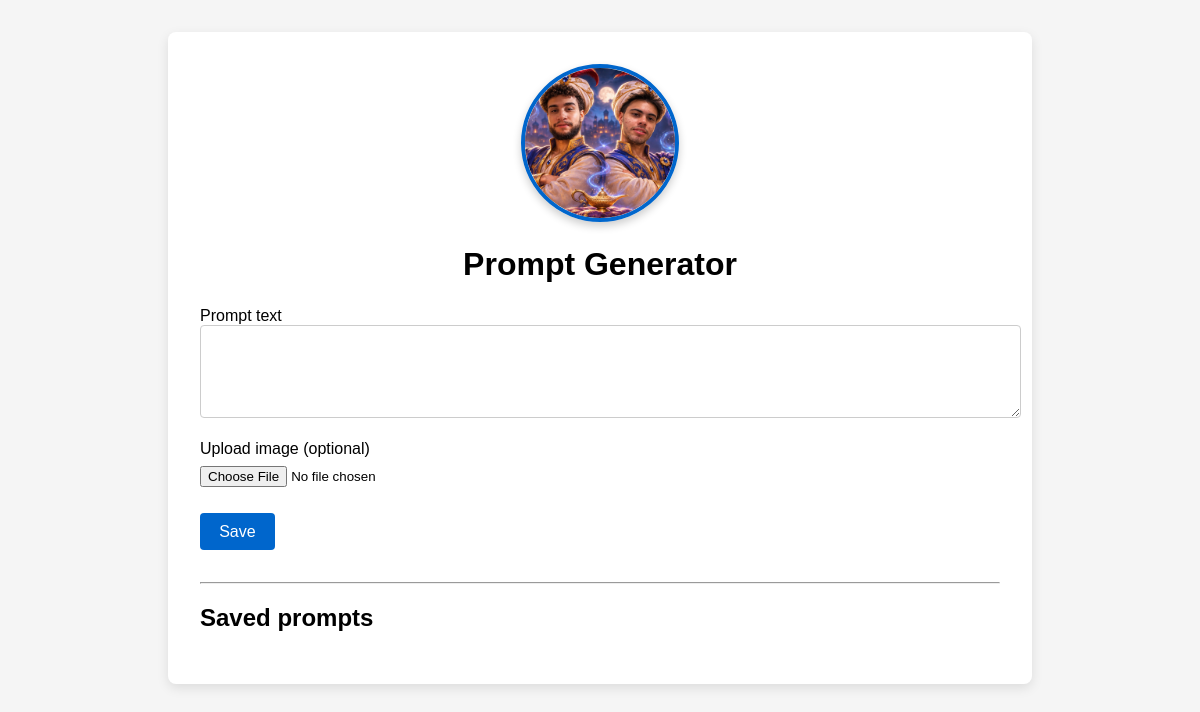
Before: / with the older database file.
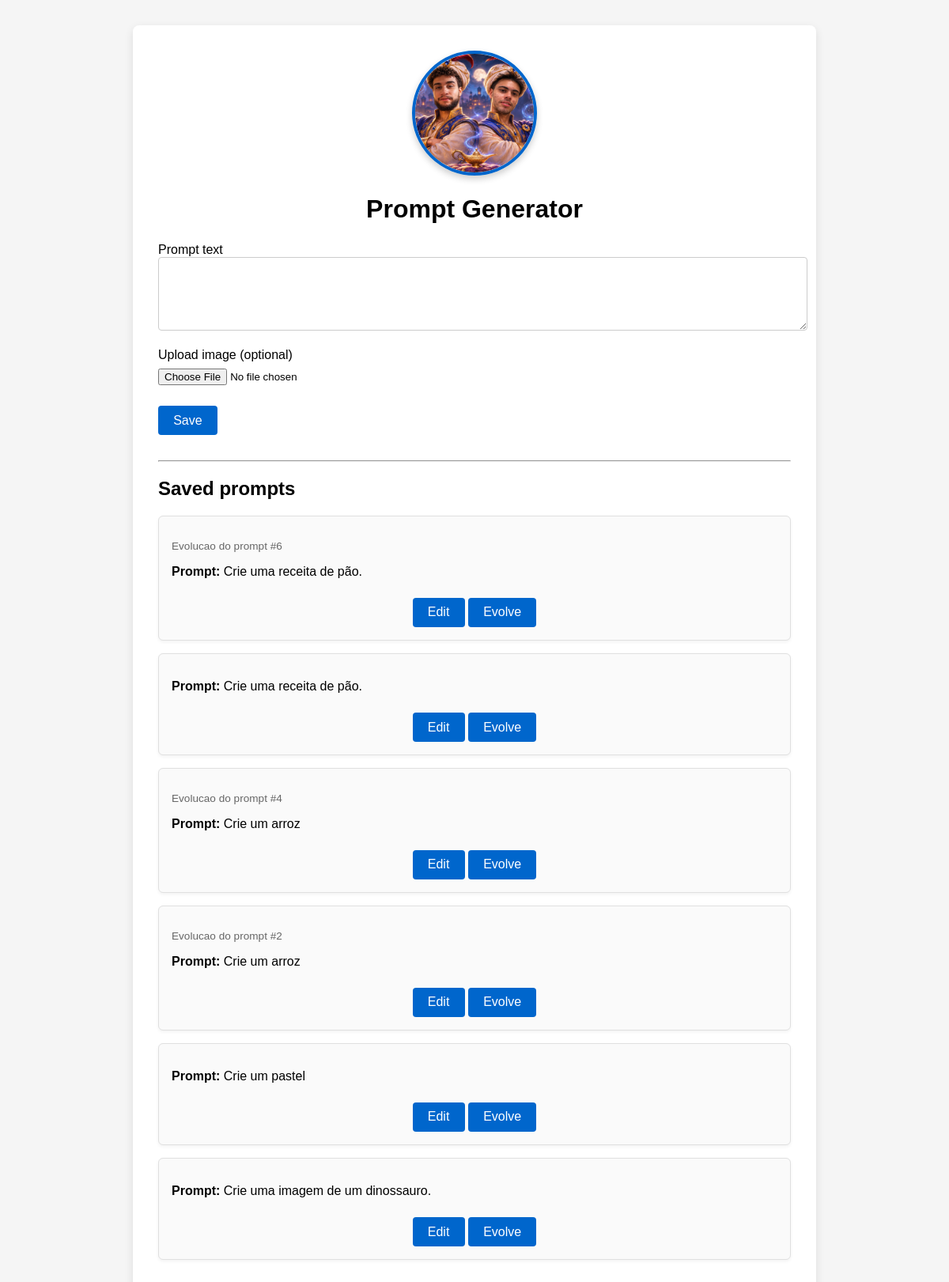
After: the same page with the newer database file.
### tables this page shows
CREATE TABLE prompts (
            id INTEGER PRIMARY KEY AUTOINCREMENT,
            text TEXT NOT NULL,
            image_path TEXT
        , parent_id INTEGER DEFAULT NULL);

### app.py (the view, shortened to what this page needs)
@app.route('/', methods=['GET', 'POST'])
def index():
    conn = get_db()
    rows = conn.execute('SELECT * FROM prompts ORDER BY id DESC').fetchall()
    conn.close()
    return render_template('index.html', prompts=rows)

### app.py (called while the page is built)
def get_db():
    conn = sqlite3.connect(DB_PATH)
    conn.row_factory = sqlite3.Row
    conn.execute('''
        CREATE TABLE IF NOT EXISTS prompts (
            id INTEGER PRIMARY KEY AUTOINCREMENT,
            text TEXT NOT NULL,
            image_path TEXT,
            parent_id INTEGER DEFAULT NULL
        )
    ''')
    try:
        conn.execute('ALTER TABLE prompts ADD COLUMN parent_id INTEGER DEFAULT NULL')
        conn.commit()
    except sqlite3.OperationalError:
        pass
    return conn

### templates/index.html (shortened to what this page needs)
<!doctype html>
<html lang="en">
<head>
</head>
<body>
    <div class="container">
        <img src="{{ url_for('static', filename='ia.jpg') }}" alt="AI logo" class="logo"/>
        <h1>Prompt Generator</h1>
        <form method="post" enctype="multipart/form-data">
            <label for="prompt">Prompt text</label><br>
            <textarea name="prompt" id="prompt" rows="4" required></textarea><br><br>
            <label for="image">Upload image (optional)</label><br>
            <input type="file" name="image" id="image" accept="image/*"><br><br>
            <button type="submit">Save</button>
        </form>
        <hr>
        <h2>Saved prompts</h2>
        {% for row in prompts %}
        <div class="prompt-card">
            {% if row['parent_id'] %}
            <p style="font-size:0.85rem; color:#666;">Evolucao do prompt #{{ row['parent_id'] }}</p>
            {% endif %}
            <p><strong>Prompt:</strong> {{ row['text']|e }}</p>
            <div class="actions">
                <a href="{{ url_for('edit_prompt', pid=row['id']) }}" class="action-btn">Edit</a>
                <a href="{{ url_for('evolve_prompt', pid=row['id']) }}" class="action-btn">Evolve</a>
            </div>
        </div>
        {% endfor %}
    </div>
</body>
</html>

### templates/index.html (style rules this page uses)
body { font-family: Arial, sans-serif; margin: 2rem; background:#f5f5f5; }
.container { max-width: 800px; margin:auto; background:white; padding:2rem; border-radius:8px; box-shadow:0 4px 12px rgba(0,0,0,0.1); }
h1 { text-align:center; margin-bottom:1.5rem; }
.logo { display:block; margin:0 auto 1.5rem; width:150px; height:150px; object-fit:cover; border-radius:50%; box-shadow:0 4px 8px rgba(0,0,0,0.2); border:4px solid #0066cc; }
form { margin-bottom:2rem; }
textarea { width:100%; font-family:inherit; font-size:1rem; padding:0.6rem; border:1px solid #ccc; border-radius:4px; }
input[type="file"] { margin-top:0.5rem; }
button, .action-btn { background:#0066cc; color:white; border:none; padding:0.6rem 1.2rem; border-radius:4px; cursor:pointer; font-size:1rem; text-decoration:none; display:inline-block; margin-top:0.5rem; }
.prompt-card { border:1px solid #e0e0e0; border-radius:6px; padding:1rem; margin-bottom:1rem; background:#fafafa; box-shadow:0 2px 4px rgba(0,0,0,0.05); }
.prompt-card .actions { text-align:center; margin-top:0.5rem; }

Changed rows visible on the page:
added prompts: parent_id "6", text "Crie uma receita de pão."
added prompts: text "Crie uma receita de pão."
added prompts: parent_id "4", text "Crie um arroz"
added prompts: parent_id "2", text "Crie um arroz"
added prompts: text "Crie um pastel"
added prompts: text "Crie uma imagem de um dinossauro."
